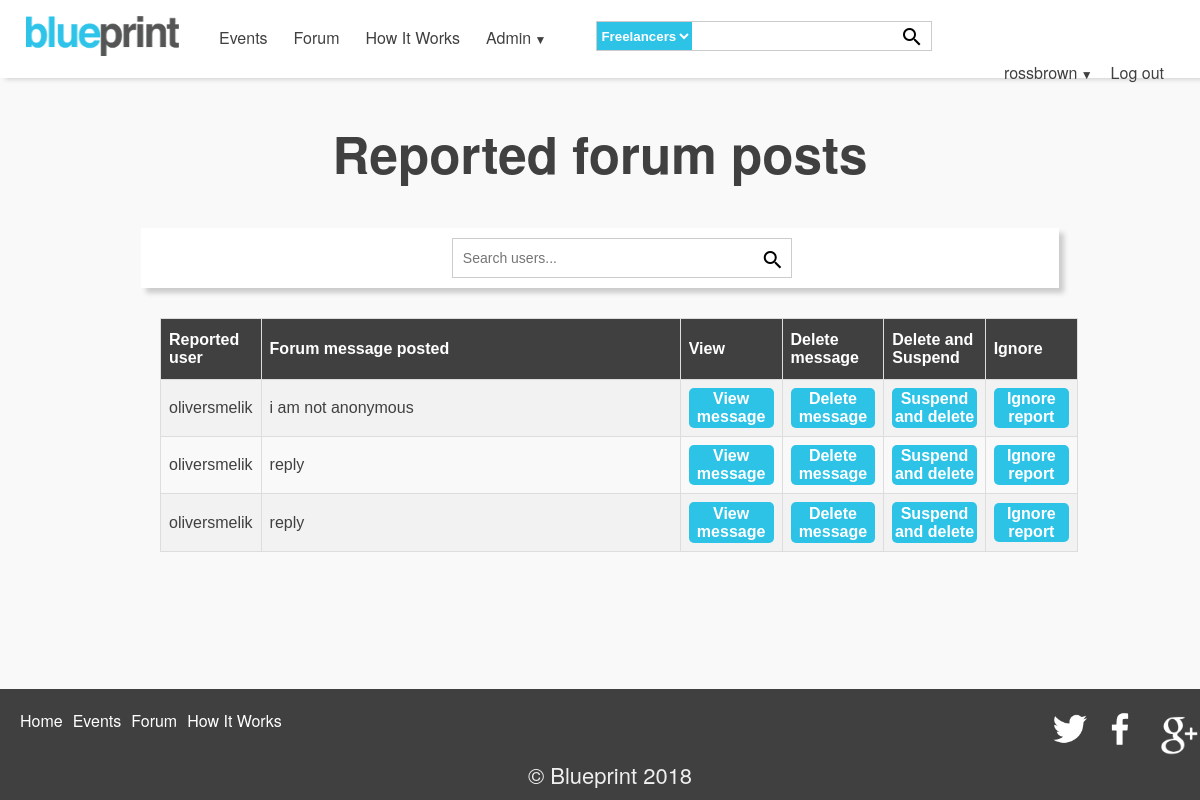
The page /admin-reported-forum-posts.php (signed in) on the database its author committed.
### tables this page shows
CREATE TABLE `bp_thread_message` (
  `threadMessId` int(11) NOT NULL,
  `threadID` int(11) NOT NULL,
  `userId` int(11) NOT NULL,
  `message` text NOT NULL,
  `datePosted` date NOT NULL,
  `timePosted` time NOT NULL,
  `anonymous` tinyint(1) NOT NULL,
  `reported` tinyint(1) NOT NULL
);

CREATE TABLE `bp_user` (
  `userId` int(11) NOT NULL,
  `forename` varchar(100) NOT NULL,
  `surname` varchar(100) NOT NULL,
  `email` varchar(100) NOT NULL,
  `username` varchar(100) NOT NULL,
  `password` varchar(100) NOT NULL,
  `pro` int(1) NOT NULL DEFAULT '0',
  `image` blob,
  `overview` varchar(500) NOT NULL,
  `organisation` varchar(100) NOT NULL,
  `websiteLink` varchar(500) NOT NULL,
  `userRole` varchar(100) NOT NULL,
  `dateAdded` date NOT NULL,
  `suspended` tinyint(1) NOT NULL,
  `token` varchar(20) NOT NULL,
  `passwordHint` varchar(500) NOT NULL
);

### admin-reported-forum-posts.php (the view, shortened to what this page needs)
<?php
require_once('scripts/functions.php');
echo makePageStart("viewport", "width=device-width, inital-scale=1", "Admin reported forum posts");
echo makeHeader();
$userType = checkUserType();
$dbConn = databaseConn::getConnection();
?>
<?php
if (isset($_SESSION['username']) && ($userType == "admin")) {
    echo "<br><h1>Reported forum posts</h1><br/> ";
    echo "<div class='images-container' style='width: 90%; margin-left:5%;'>";
    $query = "SELECT bp_user.userId, threadMessId, bp_thread.threadId, username, message FROM bp_thread_message inner join bp_user on bp_thread_message.userId = bp_user.userId  join bp_thread on bp_thread.threadId = bp_thread_message.threadID where 1 and reported = 1 ";
    $sqlCondition = ' ';
    $per_page_html = '';
    $start = 0;
    $limit = " limit " . $start . "," . ROW_PER_PAGE;
    $pagination_statement = $dbConn->prepare($query);
    $pagination_statement->execute();
    $row_count = $pagination_statement->rowCount();
    if (!empty($row_count)) {
        $per_page_html .= "<div class='pag-links'>";
        $per_page_html .= "</div>";
    }
    $sqlSearch = $query . $sqlCondition . $limit;
    $result = $dbConn->prepare($sqlSearch);
    $result->execute();
    $recordSet = $result->fetchAll(PDO::FETCH_ASSOC);
    $numRows = $result->rowCount();
    if ($numRows > 0) {
        echo "<div class='filterBar'>
        <form action='admin-reported-forum-posts.php' method='post'>
            <div class='search-box'>
                <input type=\"text\" name='userNameSearch' style='width: 300px;' autocomplete=\"off\" placeholder=\"Search users...\" />
                <button type='submit' name='searchUser'><i class=\"material-icons\">search</i></button>
            </div>
            </form>
            <div class='clear'></div>
        </div>";
        echo "<table id=\"customers\">
          <tr>
            <th>Reported user</th>
            <th style=\"width:700px; max - width: 700px;\">Forum message posted</th>
            <th style=\"width:100px; max - width: 100px;\">View</th>
            <th style=\"width:100px; max - width: 100px;\">Delete message</th>
            <th style=\"width:100px; max - width: 100px;\">Delete and Suspend</th>
            <th style=\"width:100px; max - width: 100px;\">Ignore</th>
          </tr>";
        foreach ($recordSet as $row) {
            $messageID = $row['threadMessId'];
            $userID = $row['userId'];
            $threadID = $row['threadId'];
            echo "<tr>
                <td>$row[username]</td>
                <td>$row[message]</td>
                <td><a class='button' style='margin: 0;' href='thread.php?threadId=$threadID'>View message</a></td>
                <td><a class='button' style='margin: 0;'  href='delete-forum-post.php?threadMessId=$messageID' >Delete message</a></td>
                <td><a class='button' style='margin: 0;'  href='suspend-reported-forum-reason.php?userId=$userID&threadMessId=$messageID' >Suspend and delete</a></td>
                <td><a class='button' style='margin: 0;'  href='ignore-forum-post.php?threadMessId=$messageID' >Ignore report</a></td>
              </tr>";
        }
    } else {
        echo "<p style='text-align: center'>There are no new reported forum posts to address to. </p>";
    }
    echo " </table><br><form name='frmSearch' action='' method='post' class=\"pag-form\">
        $per_page_html
    </form>
    </div>";
} else {
    echo "<p>Sorry you can't access this page</p>";
}
echo makePageFooter();
?>

### css/style.css (style rules this page uses)
html, body { height: 100%; color: #404040; width: 100%; }
body { font-family: Helvetica Neue, Helvetica, Arial, sans-serif; width: 100%; margin: 0; padding: 0; font-size: 100%; background-color: #f9f9f9; position: relative; }
.button { background-color: #2DC3E7; border: none; color: #fff; padding: 2.5% 3%; text-align: center; text-decoration: none; display: inline-block; font-weight: bold; font-size: 1em; margin: 25px 0 0 0; cursor: pointer; border-radius: 5px; }
h1 { font-size: 3.2em; text-align: center; margin: 15px 0; }
a { text-decoration: underline; color: #404040; }
.featuresTable td, th { padding: 10px 10px 10px 0; }
.images-container { width: 100%; float: left; }
form { width: 33%; margin: 0 auto; }
form input { width: 100%; height: 30px; margin: 0 auto; margin-top: 0px; margin-bottom: 0px; margin-bottom: 1em; box-sizing: border-box; margin-top: 4px; padding-left: 5px; border: 1px solid #ccc; }
.filterBar { width: 85%; margin: 0 auto 30px; background-color: #FFF; box-shadow: 5px 5px 5px #ccc; padding: 10px; box-sizing: border-box; }
#customers { font-family: "Trebuchet MS", Arial, Helvetica, sans-serif; border-collapse: collapse; width: 100%; }
#customers td, #customers th { border: 1px solid #ddd; padding: 8px; }
#customers tr:nth-child(even) { background-color: #f2f2f2; }
#customers th { padding-top: 12px; padding-bottom: 12px; text-align: left; background-color: #404040; color: white; }
.search-box { position: relative; display: inline-block; font-size: 14px; float: right; width: 240px; }
.search-box input[type="text"] { height: 40px; padding: 5px 10px; border: 1px solid #CCCCCC; border-right:none; font-size: 14px; float: left; width: 200px; margin-bottom: 0; }
.search-box button { float: left; width: 10%; box-sizing: border-box; border: none; height: 40px; width: 40px; padding: 9px; border: 1px solid #CCCCCC; border-left: none; cursor: pointer; background-color: #fff; }
.search-box input[type="text"], .result { width: 200px; box-sizing: border-box; }
.search-box input { margin:0; }

### admin-reported-forum-posts.php (style rules this page uses)
.search-box { position: relative; display: inline-block; font-size: 14px; float: left; width: 400px; }
#customers { width: 85%; margin-left: 100px; }

### rows shown on the page
bp_thread_message: userId.username "oliversmelik", message "i am not anonymous"
bp_thread_message: userId.username "oliversmelik", message "reply"
bp_thread_message: userId.username "oliversmelik", message "reply"

### other values the page prints
$username "rossbrown"
